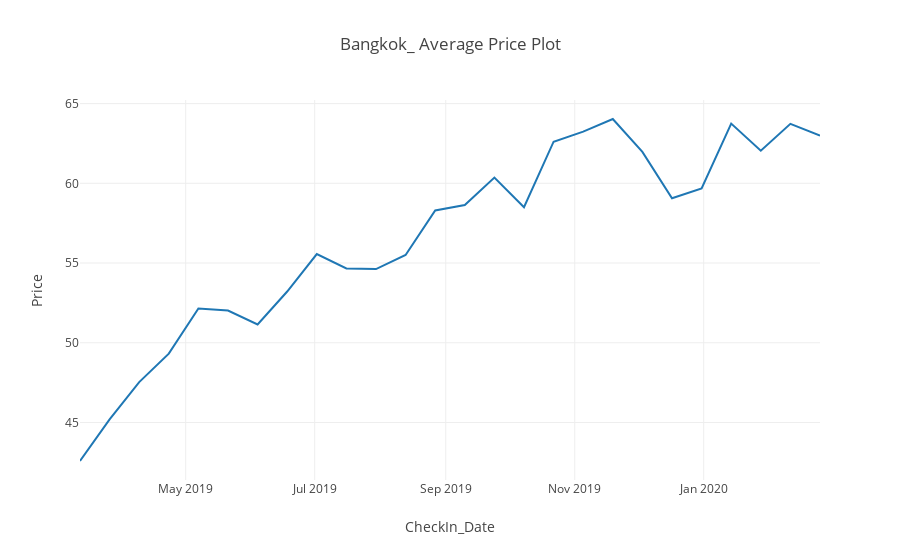

Notebook code cell kept with this figure:
### Code cell
#reate a data object
price_data_Bngkok = go.Scatter(x=AvgPrice_Bngkok.index,y=AvgPrice_Bngkok.values)
#set up the plot layout
layout2 = go.Layout(title='Bangkok_ Average Price Plot', xaxis=dict(title='CheckIn_Date'),yaxis=dict(title='Price'))
# create a figure and display it
fig2 = go.Figure(data=[price_data_Bngkok],layout=layout2)
#display the plot interactively
iplot(fig2)

### Figure 1 — Plotly figure (JSON) as saved in the notebook; plotly's stock layout.template omitted (floating-point values rounded to 4 significant figures)
{"data": [{"type": "scatter", "uid": "b1325c6a-bfd3-4fa7-86bd-54d7a9db806f", "x": ["2019-03-12 0:00", "2019-03-26 0:00", "2019-04-09 0:00", "2019-04-23 0:00", "2019-05-07 0:00", "2019-05-21 0:00", "2019-06-04 0:00", "2019-06-18 0:00", "2019-07-02 0:00", "2019-07-16 0:00", "2019-07-30 0:00", "2019-08-13 0:00", "2019-08-27 0:00", "2019-09-10 0:00", "2019-09-24 0:00", "2019-10-08 0:00", "2019-10-22 0:00", "2019-11-05 0:00", "2019-11-19 0:00", "2019-12-03 0:00", "2019-12-17 0:00", "2019-12-31 0:00", "2020-01-14 0:00", "2020-01-28 0:00", "2020-02-11 0:00", "2020-02-25 0:00"], "y": [42.58, 45.19, 47.53, 49.32, 52.15, 52.02, 51.15, 53.21, 55.56, 54.66, 54.62, 55.5, 58.3, 58.64, 60.36, 58.5, 62.61, 63.25, 64.03, 61.97, 59.06, 59.68, 63.75, 62.05, 63.73, 62.99]}], "layout": {"title": {"text": "Bangkok_ Average Price Plot"}, "xaxis": {"title": {"text": "CheckIn_Date"}}, "yaxis": {"title": {"text": "Price"}}}}
